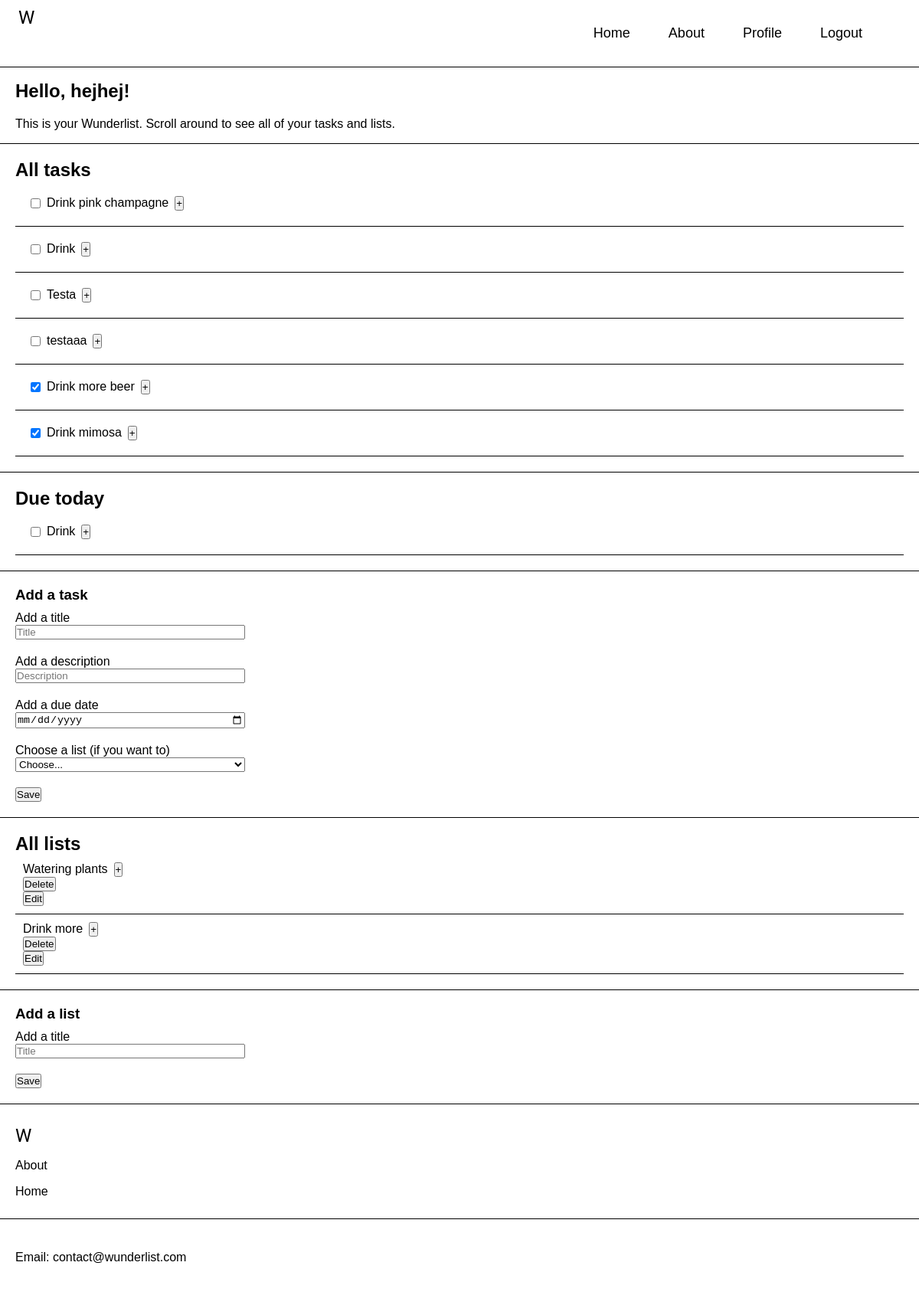
The app's page / (signed in) with its own data.
### tables this page shows
CREATE TABLE tasks (
	id INTEGER PRIMARY KEY,
	task_title VARCHAR,
	task_description VARCHAR,
	created_at DATE,
	deadline_at DATE,
	completed_at DATE,
	list_id INTEGER,
	user_id INTEGER,
	FOREIGN KEY(list_id) REFERENCES lists(id),
	FOREIGN KEY(user_id) REFERENCES users(id)
);

CREATE TABLE lists (
	id INTEGER PRIMARY KEY,
	list_title VARCHAR,
	user_id INTEGER,
	FOREIGN KEY(user_id) REFERENCES users(id)
);

### app/functions.php (called while the page is built, shortened)
<?php
function isUserLoggedIn(): bool
{
    return isset($_SESSION['user']);
}
function getLists($database): array
{
    $userId = $_SESSION['user']['id'];
    $statement = $database->prepare("SELECT * FROM lists WHERE user_id = :user_id");
    $statement->bindParam(':user_id', $userId, PDO::PARAM_INT);
    $statement->execute();
    $lists = $statement->fetchAll(PDO::FETCH_ASSOC);
    return $lists;
}
function getTasks($database): array
{
    $userId = $_SESSION['user']['id'];
    $statement = $database->prepare("SELECT * FROM tasks WHERE user_id = :user_id ORDER BY completed_at ASC");
    $statement->bindParam(':user_id', $userId, PDO::PARAM_INT);
    $statement->execute();
    $tasks = $statement->fetchAll(PDO::FETCH_ASSOC);
    return $tasks;
}
function getTodaysTasks($database): array
{
    $userId = $_SESSION['user']['id'];
    $statement = $database->prepare("SELECT * FROM tasks WHERE user_id = :user_id AND deadline_at = DATE() ORDER BY completed_at ASC");
    $statement->bindParam(':user_id', $userId, PDO::PARAM_INT);
    $statement->execute();
    $todaysTasks = $statement->fetchAll(PDO::FETCH_ASSOC);
    return $todaysTasks;
}
function isChecked($task): bool
{
    if ($task['completed_at'] === null) {
        return false;
    } else {
        return true;
    }
}

### index.php (the view, shortened to what this page needs)
<?php require __DIR__ . '/app/autoload.php'; ?>
<?php require __DIR__ . '/views/header.php'; ?>
<section>
    <?php if (isUserLoggedIn()) : ?>
        <div class="private-intro">
            <h1>Hello, <?= htmlspecialchars($_SESSION['user']['username']); ?>!</h1>
            <p>This is your Wunderlist. Scroll around to see all of your tasks and lists.</p>
        </div>
    <?php endif; ?>
</section>
<section>
    <?php if (isUserLoggedIn()) : ?>
        <?php $lists = getLists($database); ?>
        <div class="all-tasks-container">
            <div class="tasks-container">
                <h2>All tasks</h2>
                <ul>
                    <?php foreach (getTasks($database) as $task) : ?>
                        <div class="task-box">
                            <div class="task-header">
                                <input type="checkbox" name="completed" id="completed" class="checkbox" data-id="<?= $task['id'] ?>" data-set="<?= isChecked($task) ?>">
                                <li><?= htmlspecialchars($task['task_title']); ?></li>
                                <button class="task-button" data-id="<?= $task['id'] ?>">+</button>
                            </div>
                        </div>
                    <?php endforeach; ?>
                </ul>
            </div>
            <div class="due-today-container">
                <h2>Due today</h2>
                <ul>
                    <?php foreach (getTodaysTasks($database) as $today) : ?>
                        <div class="task-box">
                            <div class="task-header">
                                <input type="checkbox" name="completed" id="completed" class="checkbox" data-id="<?= $today['id'] ?>" data-set="<?= isChecked($today) ?>">
                                <li><?= htmlspecialchars($today['task_title']); ?></li>
                                <button class="task-button-today" data-id="<?= $today['id'] ?>">+</button>
                            </div>
                        </div>
                    <?php endforeach; ?>
                </ul>
            </div>
        </div>
        <div class="add-task">
            <h3>Add a task</h3>
            <form action="app/tasks/store.php" method="post">
                <div class="mb-3">
                    <label for="task-title">Add a title</label>
                    <input class="form-control" type="task-title" name="task-title" id="task-title" placeholder="Title" required>
                </div>
                <div class="mb-3">
                    <label for="task-description">Add a description</label>
                    <input class="form-control" type="task-description" name="task-description" id="task-description" placeholder="Description" required>
                </div>
                <div class="mb-3">
                    <label for="task-deadline">Add a due date</label>
                    <input class="form-control" type="date" name="task-deadline" id="task-deadline" required>
                </div>
                <div class="mb-3">
                    <label for="task-list">Choose a list (if you want to)</label>
                    <select name="task-list" id="task-list">
                        <option value="">Choose...</option>
                    </select>
                </div>
                <button type="submit" class="">Save</button>
            </form>
        </div>
    <?php endif; ?>
</section>
<section>
    <?php if (isUserLoggedIn()) : ?>
        <div class="lists-container">
            <h2>All lists</h2>
            <ul>
                <?php foreach (getLists($database) as $list) : ?>
                    <div class="list-box">
                        <div class="list-header">
                            <li><?= htmlspecialchars($list['list_title']); ?></li>
                            <button class="list-button" data-id="<?= $list['id'] ?>">+</button>
                        </div>
                        <form action="/app/lists/delete.php" method="post">
                            <button name="delete-list" type="submit" class="" value="<?= $list['id'] ?>">Delete</button>
                        </form>
                        <button name="edit-list" data-id="<?= $list['id'] ?>" type="submit" class="edit-list-button">Edit</button>
                    </div>
                <?php endforeach; ?>
            </ul>
        </div>
        <div class="add-list">
            <h3>Add a list</h3>
            <form action="app/lists/store.php" method="post">
                <div class="mb-3">
                    <label for="list-title">Add a title</label>
                    <input class="form-control" type="list-title" name="list-title" id="list-title" placeholder="Title" required>
                </div>
                <button type="submit" class="">Save</button>
            </form>
        </div>
    <?php endif; ?>
</section>
<?php require __DIR__ . '/views/footer.php'; ?>

### views/header.php (shortened to what this page needs)
<!DOCTYPE html>
<html lang="en">
<head>
    <link rel="stylesheet" href="/assets/styles/app.css">
    <link rel="stylesheet" href="/assets/styles/navigation.css">
    <link rel="stylesheet" href="/assets/styles/index.css">
    <link rel="stylesheet" href="/assets/styles/about.css">
    <link rel="stylesheet" href="/assets/styles/footer.css">
    <link rel="stylesheet" href="/assets/styles/profile.css">
    <link rel="stylesheet" href="/assets/styles/login.css">
    <link rel="stylesheet" href="/assets/styles/register.css">
</head>
<body>
    <?php require __DIR__ . '/navigation.php'; ?>

### views/navigation.php (shortened to what this page needs)
<nav class="navbar">
    <a class="nav-logo" href="/index.php">W</a>
    <ul class="nav-menu">
        <li class="nav-item">
            <a class="nav-link <?php echo $_SERVER['SCRIPT_NAME'] === '/index.php' ? 'active' : ''; ?>" href="/index.php">Home</a>
        </li>
        <li class="nav-item">
            <a class="nav-link <?php echo $_SERVER['SCRIPT_NAME'] === '/about.php' ? 'active' : ''; ?>" href="/about.php">About</a>
        </li>
        <?php if (isUserLoggedIn()) : ?>
            <li class="nav-item">
                <a class="nav-link" href="/profile.php">Profile</a>
            </li>
        <?php endif; ?>
        <li class="nav-item">
            <?php if (isUserLoggedIn()) : ?>
                <a class="nav-link" href="/app/users/logout.php">Logout</a>
            <?php else : ?>
                <a class="nav-link <?php echo $_SERVER['SCRIPT_NAME'] === '/login.php' ? 'active' : ''; ?>" href="login.php">Login</a>
            <?php endif; ?>
        </li>
    </ul>
</nav>

### views/footer.php (shortened to what this page needs)
<footer>
    <div class="footer-top">
        <a class="icon" href="/index.php">W</a>
        <a href="/about.php">About</a>
        <a href="/index.php">Home</a>
    </div>
    <div class="footer-bottom">
        <a href="mailto:contact@wunderlist.com">Email: contact@wunderlist.com</a>
    </div>
</footer>
</body>
</html>

### assets/styles/app.css (style rules this page uses)
* { box-sizing: border-box; margin: 0; padding: 0; list-style: none; }
:root { font-family: 'Helvetica', sans-serif; font-weight: 300; }
body { min-height: 100vh; }

### assets/styles/navigation.css (style rules this page uses)
.nav-logo { font-family: 'Rock Salt', cursive; font-size: 24px; }
nav li { list-style: none; }
.navbar { display: flex; justify-content: space-between; align-items: center; padding: 1rem 1.5rem; height: 88px; background-color: #fff; width: 100vw; border-bottom: 1px solid #000; }
nav a { text-decoration: none; }
.nav-menu { display: flex; justify-content: flex-end; align-items: center; flex-grow: 1; margin-right: 50px; gap: 50px; }
.nav-link { font-size: 18px; font-weight: 500; color: #000; font-family: 'Helvetica', sans-serif; font-weight: 300; }
.nav-logo { height: 70px; }
.navbar a { height: 70px; }

### assets/styles/index.css (style rules this page uses)
.private-intro { height: 100px; width: 100vw; display: flex; flex-direction: column; align-items: flex-start; justify-content: center; gap: 10px; padding: 20px; border-bottom: 1px solid #000; }
.all-tasks-container { width: 100vw; }
.tasks-container { width: 100vw; border-bottom: 1px solid #000; padding: 20px; }
.due-today-container { width: 100vw; border-bottom: 1px solid #000; padding: 20px; }
.task-box { border-bottom: 1px solid #000; padding: 20px; }
.add-task { width: 100vw; border-bottom: 1px solid #000; padding: 20px; }
.add-task h3 { margin-bottom: 10px; }
.add-task div { display: flex; flex-direction: column; width: 300px; margin-bottom: 20px; }
.lists-container { width: 100vw; border-bottom: 1px solid #000; padding: 20px; }
.list-box { border-bottom: 1px solid #000; padding: 10px; }
.add-list { width: 100vw; padding: 20px; }
.add-list h3 { margin-bottom: 10px; }
.add-list div { display: flex; flex-direction: column; width: 300px; margin-bottom: 20px; }
.task-header { display: flex; gap: 0.5rem; }
.list-header { display: flex; gap: 0.5rem; }

### assets/styles/about.css (style rules this page uses)
.about-container h2, h1 { margin-bottom: 10px; }

### assets/styles/footer.css (style rules this page uses)
.footer-top { width: 100vw; height: 150px; display: flex; justify-content: center; flex-direction: column; gap: 1em; border-top: 1px solid #000; padding: 20px; }
.footer-bottom { width: 100vw; height: 100px; display: flex; justify-content: center; flex-direction: column; border-top: 1px solid #000; padding: 20px; }
.icon { font-family: 'Rock Salt', cursive; font-size: 24px; }
a { text-decoration: none; color: #000; }
footer { bottom: 0; margin-top: auto; }

### records on screen
tasks: task_title "Drink pink champagne"
tasks: task_title "Drink"
tasks: task_title "Testa"
tasks: task_title "testaaa"
tasks: task_title "Drink more beer"
tasks: task_title "Drink mimosa"
lists: list_title "Watering plants", $list['id'] 7 (drawn)
lists: list_title "Drink more", $list['id'] 10 (drawn)

### other values on screen
$_SESSION['user']['username'] "hejhej"
